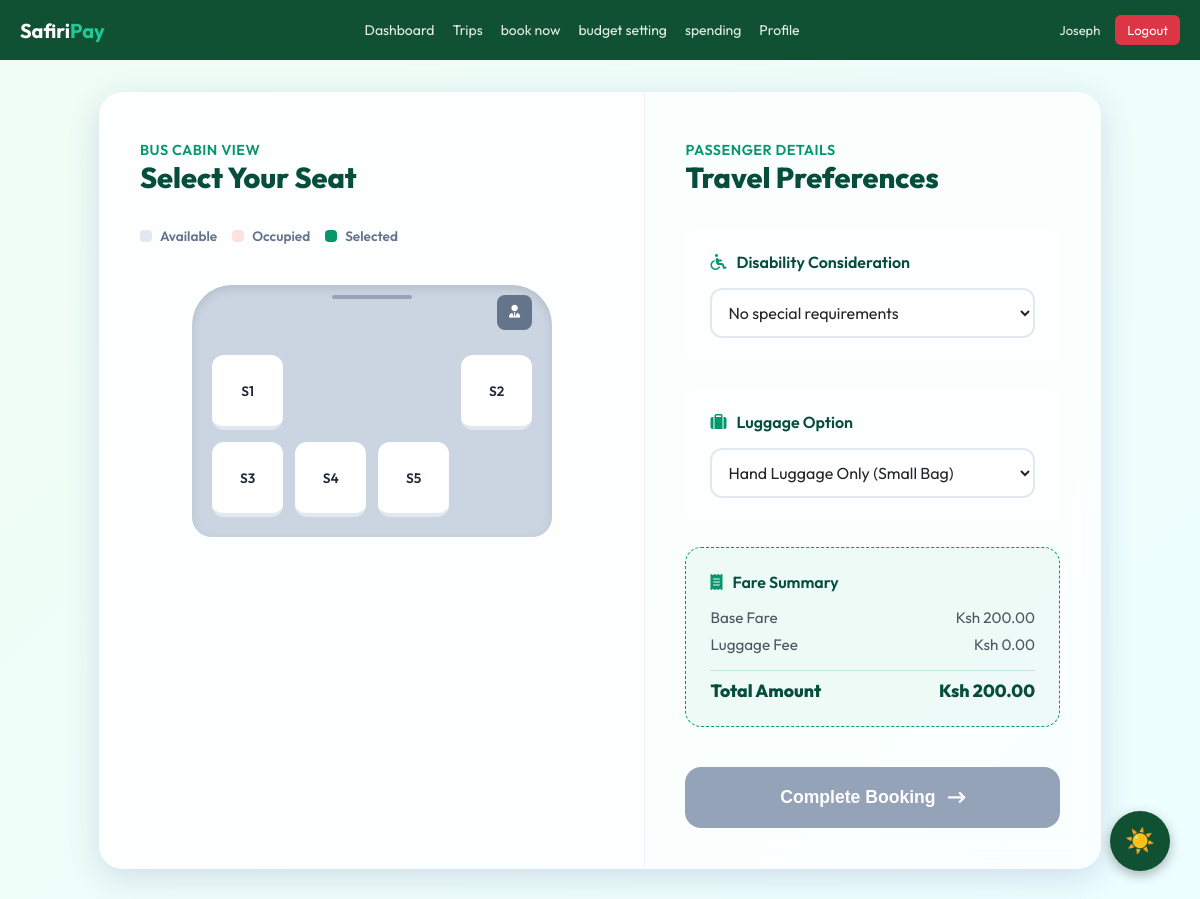
The app's page /userveiw/book.php?session=9 (signed in) with its own data.
### tables this page shows
CREATE TABLE `seats` (
  `seatid` int(11) NOT NULL,
  `busid` int(11) NOT NULL,
  `seatnumber` varchar(5) NOT NULL,
  `status` enum('available','occupied') DEFAULT 'available'
);

CREATE TABLE `tripsessions` (
  `sessionid` int(11) NOT NULL,
  `userid` int(11) NOT NULL,
  `tripid` int(11) NOT NULL,
  `saccoid` int(11) NOT NULL,
  `busid` int(11) DEFAULT NULL,
  `fromstageid` int(11) DEFAULT NULL,
  `tostageid` int(11) DEFAULT NULL,
  `fareamount` decimal(10,2) NOT NULL,
  `seatid` int(11) DEFAULT NULL,
  `status` enum('pending','paid','expired','cancelled') DEFAULT 'pending',
  `boarding_status` enum('pending','boarded') DEFAULT 'pending',
  `disability_type` varchar(50) DEFAULT 'None',
  `luggage_type` varchar(50) DEFAULT 'None',
  `expiresat` datetime DEFAULT NULL,
  `createdat` datetime DEFAULT current_timestamp()
);

### userveiw/book.php (the view, shortened to what this page needs)
<?php
include 'database.php';
$session_id = $_GET['session'] ?? null;
if (!$session_id) {
    $sql = "SELECT t.*, r.routename, b.platenumber, s.sacconame, b.saccoid
            FROM trips t
            JOIN routes r ON t.routeid = r.routeid
            JOIN buses b ON t.busid = b.busid
            JOIN saccos s ON b.saccoid = s.saccoid
            WHERE t.trip_type = 'long' AND t.status = 'active'";
    $trips_result = $conn->query($sql);
    $available_trips = [];
    while($row = $trips_result->fetch_assoc()) {
        $available_trips[] = $row;
    }
} else {
$sql = "SELECT ts.*, t.busid, b.platenumber, r.routename
        FROM tripsessions ts
        JOIN trips t ON ts.tripid = t.tripid
        JOIN buses b ON t.busid = b.busid
        JOIN routes r ON t.routeid = r.routeid
        WHERE ts.sessionid = ? AND ts.userid = ?";
$stmt = $conn->prepare($sql);
$stmt->bind_param("ii", $session_id, $_SESSION['user_id']);
$stmt->execute();
$session_data = $stmt->get_result()->fetch_assoc();
$sql = "SELECT * FROM seats WHERE busid = ? ORDER BY seatnumber";
$stmt = $conn->prepare($sql);
$stmt->bind_param("i", $session_data['busid']);
$stmt->execute();
$seats_result = $stmt->get_result();
$seats = [];
while ($row = $seats_result->fetch_assoc()) {
    $seats[] = $row;
}
}
?>
<!DOCTYPE html>
<html lang="en">
<head>
    <link rel="stylesheet" href="https://cdnjs.cloudflare.com/ajax/libs/font-awesome/6.4.0/css/all.min.css">
    <link rel="stylesheet" href="darkmode.css">
</head>
<body>
    <?php include 'header.php'; ?>
    <div class="booking-page">
        <div class="premium-container">
            <?php if (!$session_id): ?>
                <div class="cabin-section" style="grid-column: span 2; border-right: none;">
                    <div class="section-header">
                        <p>Available Journeys</p>
                        <h2>Long Distance Travel</h2>
                    </div>
                    <div class="trip-browser-grid">
                        <?php if (empty($available_trips)): ?>
                            <div class="empty-state">
                                <i class="fas fa-bus-alt"></i>
                                <p>No long-distance trips scheduled at the moment.</p>
                            </div>
                        <?php else: ?>
                            <?php foreach ($available_trips as $trip): ?>
                                <div class="trip-browser-card">
                                    <div class="trip-browser-info">
                                        <h3><?php echo htmlspecialchars($trip['routename']); ?></h3>
                                        <div class="trip-meta">
                                            <span><i class="fas fa-building"></i> <?php echo htmlspecialchars($trip['sacconame']); ?></span>
                                            <span><i class="fas fa-shuttle-van"></i> <?php echo htmlspecialchars($trip['platenumber']); ?></span>
                                            <span><i class="fas fa-clock"></i> <?php echo date('h:i A', strtotime($trip['starttime'])); ?></span>
                                        </div>
                                    </div>
                                    <a href="process_booking.php?qr=<?php echo urlencode("sacco:" . $trip['saccoid'] . ";bus:" . $trip['busid'] . ";trip:" . $trip['tripid']); ?>" class="btn-premium" style="width: auto; padding: 12px 24px; text-decoration: none;">
                                        Book Now <i class="fas fa-chevron-right"></i>
                                    </a>
                                </div>
                            <?php endforeach; ?>
                        <?php endif; ?>
                    </div>
                </div>
                <style>
                    .trip-browser-grid { display: grid; gap: 1.5rem; margin-top: 1rem; }
                    .trip-browser-card {
                        background: white;
                        padding: 1.5rem;
                        border-radius: 16px;
                        display: flex;
                        justify-content: space-between;
                        align-items: center;
                        box-shadow: 0 4px 12px rgba(0,0,0,0.05);
                        border: 1px solid rgba(0,0,0,0.05);
                    }
                    .trip-browser-info h3 { margin: 0 0 0.5rem; color: var(--primary-dark); }
                    .trip-meta { display: flex; gap: 1.5rem; color: #64748b; font-size: 0.9rem; }
                    .trip-meta span { display: flex; align-items: center; gap: 6px; }
                </style>
            <?php else: ?>
                <div class="cabin-section">
                    <div class="section-header">
                        <p>Bus Cabin View</p>
                        <h2>Select Your Seat</h2>
                    </div>
                    <div class="legend-premium">
                        <div class="legend-item"><div class="color-dot" style="background:#e2e8f0"></div> Available</div>
                        <div class="legend-item"><div class="color-dot" style="background:#fee2e2"></div> Occupied</div>
                        <div class="legend-item"><div class="color-dot" style="background:var(--primary)"></div> Selected</div>
                    </div>
                    <div class="bus-cabin">
                        <div class="driver-seat"><i class="fas fa-user-tie"></i></div>
                        <div class="seat-grid">
                            <?php
                            foreach ($seats as $seat):
                            ?>
                                <div class="seat <?php echo $seat['status'] == 'occupied' ? 'occupied' : ''; ?>"
                                     data-id="<?php echo $seat['seatid']; ?>"
                                     onclick="selectSeat(this)">
                                    <?php echo $seat['seatnumber']; ?>
                                </div>
                            <?php endforeach; ?>
                        </div>
                    </div>
                </div>
            <form method="POST" id="bookingForm" class="options-section">
                <div>
                    <div class="section-header">
                        <p>Passenger Details</p>
                        <h2>Travel Preferences</h2>
                    </div>
                    <div class="option-card">
                        <label><i class="fas fa-wheelchair"></i> Disability Consideration</label>
                        <select name="disability">
                            <option value="None">No special requirements</option>
                        </select>
                    </div>
                    <div class="option-card">
                        <label><i class="fas fa-suitcase"></i> Luggage Option</label>
                        <select name="luggage">
                            <option value="None">Hand Luggage Only (Small Bag)</option>
                        </select>
                    </div>
                    <div class="option-card fare-summary">
                        <label><i class="fas fa-receipt"></i> Fare Summary</label>
                        <div class="fare-details">
                            <div class="fare-row">
                                <span>Base Fare</span>
                                <span>Ksh <?php echo number_format($session_data['fareamount'], 2); ?></span>
                            </div>
                            <div class="fare-row">
                                <span>Luggage Fee</span>
                                <span id="luggageFeeDisplay">Ksh 0.00</span>
                            </div>
                            <div class="fare-row total">
                                <span>Total Amount</span>
                                <span id="totalFareDisplay">Ksh <?php echo number_format($session_data['fareamount'], 2); ?></span>
                            </div>
                        </div>
                    </div>
                </div>
                <button type="submit" class="btn-premium" id="confirmBtn" disabled>
                    Complete Booking <i class="fas fa-arrow-right-long"></i>
                </button>
            </form>
            <?php endif; ?>
        </div>
    </div>
</body>
</html>

### userveiw/darkmode.css (style rules this page uses)
:root { --bg-primary: #f8f9fa; --bg-secondary: #ffffff; --bg-gradient-start: #0f5132; --bg-gradient-end: #1b1b1b; --text-primary: #212529; --text-secondary: #6c757d; --text-light: #666; --border-color: #ccc; --border-light: #eee; --card-bg: #ffffff; --card-shadow: 0 8px 18px rgba(0, 0, 0, 0.08); --input-bg: #ffffff; --input-border: #ccc; --primary-color: #0f5132; --primary-dark: #0c4128; --secondary-color: #20c997; --accent-color: #198754; --danger-color: #dc3545; --success-color: #28a745; --warning-color: #ffc107; --hover-overlay: rgba(0, 0, 0, 0.05); --navbar-bg: #0f5132; --footer-bg: #0f5132; --stat-card-shadow: 0 8px 18px rgba(0, 0, 0, 0.08); }
* { transition: background-color 0.3s ease, color 0.3s ease, border-color 0.3s ease; }
body { background: var(--bg-primary); color: var(--text-primary); }
input, select, textarea { background: var(--input-bg); color: var(--text-primary); border-color: var(--input-border); }
input::placeholder, select::placeholder, textarea::placeholder { color: var(--text-secondary); }
h1, h2, h3, h4, h5, h6 { color: var(--text-primary); }
html { scroll-behavior: smooth; }

### records on screen
seats: seatnumber "S1"
seats: seatnumber "S2"
seats: seatnumber "S3"
seats: seatnumber "S4"
seats: seatnumber "S5"
tripsessions: fareamount "200.00"

### other values on screen
$_SESSION['username'] "Joseph"
